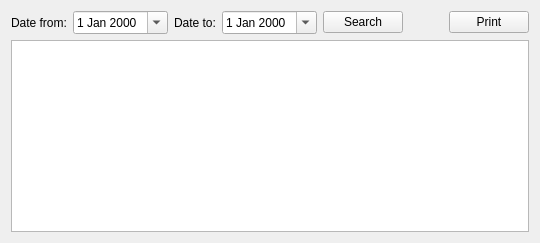
          <widget class="QWidget" name="tab_23">
           <attribute name="title">
            <string>DPT vs GlassPack</string>
           </attribute>
           <layout class="QGridLayout" name="gridLayout_32">
            <item row="0" column="0">
             <layout class="QVBoxLayout" name="verticalLayout_37">
              <item>
               <layout class="QHBoxLayout" name="horizontalLayout_55">
                <item>
                 <widget class="QLabel" name="label_94">
                  <property name="text">
                   <string>Date from:</string>
                  </property>
                 </widget>
                </item>
                <item>
                 <widget class="QDateEdit" name="dateRepDPTvsGPFrom">
                  <property name="calendarPopup">
                   <bool>true</bool>
                  </property>
                 </widget>
                </item>
                <item>
                 <widget class="QLabel" name="label_95">
                  <property name="text">
                   <string>Date to:</string>
                  </property>
                 </widget>
                </item>
                <item>
                 <widget class="QDateEdit" name="dateRepDPTvsGPTo">
                  <property name="calendarPopup">
                   <bool>true</bool>
                  </property>
                 </widget>
                </item>
                <item>
                 <widget class="QPushButton" name="pushButton_46">
                  <property name="text">
                   <string>Search</string>
                  </property>
                 </widget>
                </item>
                <item>
                 <spacer name="horizontalSpacer_35">
                  <property name="orientation">
                   <enum>Qt::Horizontal</enum>
                  </property>
                  <property name="sizeHint" stdset="0">
                   <size>
                    <width>40</width>
                    <height>20</height>
                   </size>
                  </property>
                 </spacer>
                </item>
                <item>
                 <widget class="QPushButton" name="pushButton_50">
                  <property name="text">
                   <string>Print</string>
                  </property>
                 </widget>
                </item>
               </layout>
              </item>
              <item>
               <widget class="QTableView" name="tableRepDPTvsGP"/>
              </item>
             </layout>
            </item>
           </layout>
          </widget>
